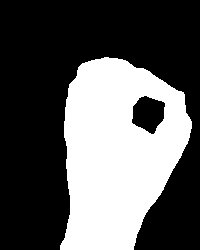
#> input picture gesture/test/0/0-1.jpg, 200 x 250 px, given in place of the camera
$ jupyter execute --allow-errors 'Real_Time _Sign_language_Detection.ipynb'   (text cells are left out)
#> lines starting #> are read from the running program, lines starting #| are printed output that depends on the picture; after the words box and inside, x2 and y2 are one past the last pixel; in counts of white or black regions, pixels touching at a corner belong together
[cell 1]
import cv2
import tensorflow as tf
from keras.src.legacy.preprocessing.image import ImageDataGenerator
import numpy as np
import matplotlib.pyplot as plt

from keras.models import Sequential
from keras.layers import Dense, Dropout, Conv2D, MaxPool2D, Flatten
from tensorflow.keras.optimizers import Adam, SGD

from keras.callbacks import ReduceLROnPlateau, EarlyStopping

[cell 2]
def segmentation(frame, threshold=30):
    global background

    difference = cv2.absdiff(background.astype("uint8"), frame)

    _ , processed_frame = cv2.threshold(difference, threshold, 255, cv2.THRESH_BINARY)
    contours, _ = cv2.findContours(processed_frame,cv2.RETR_EXTERNAL, cv2.CHAIN_APPROX_SIMPLE)
    if len(contours) == 0:
        return None
    else:
        contour = max(contours, key = cv2.contourArea)

    return (processed_frame, contour)

[cell 3]
cam = cv2.VideoCapture(0)

#roi => regin of interest
top=50
bottom=300
right =50
left =250

background = None
count = 0
#Create Dataset
digit = 0
sample_num = 0

while True :
    value, frame = cam.read()
#> frame is the input picture: shape (250, 200, 3); min 0, max 255, mean 90.5
    frameCopy = frame.copy()
    frameCopy = cv2.flip(frame,1)
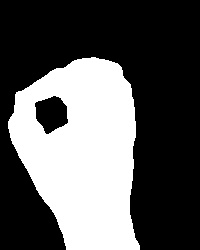
#> frameCopy: shape (250, 200, 3); min 0, max 255, mean 90.5
    roi = frameCopy[top:bottom, right:left]
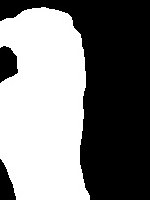
#> roi: shape (200, 150, 3); min 0, max 255, mean 123.9
    roi_gray = cv2.cvtColor(roi, cv2.COLOR_BGR2GRAY)
    roi_gray = cv2.GaussianBlur(roi_gray,(9,9),0)
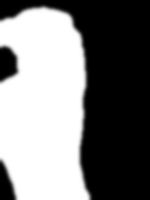
#> roi_gray: shape (200, 150); min 0, max 255, mean 123.9

    if background is None:
        background = roi_gray.copy().astype("float")


    cv2.rectangle(frameCopy, (left,top), (right,bottom),(0,0,255),3)
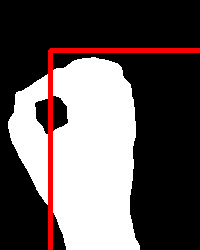
#> frameCopy: shape (250, 200, 3); 3.48% of pixels changed, all inside (x1, y1, x2, y2) = (48, 48, 200, 250)


    if count < 30 :
        cv2.accumulateWeighted(roi_gray,background,0.5)
        cv2.putText(frameCopy, "Loading...",(280,200),cv2.FONT_HERSHEY_SCRIPT_SIMPLEX,1.5,(255,255,255),3)

    collection  = segmentation(roi_gray)
#> in segmentation, `difference = cv2.absdiff(background.astype("uint8"), frame)`: difference: shape (200, 150); every value is 0
#> in segmentation, `contours, _ = cv2.findContours(processed_frame,cv2.RETR_EXTERNAL, cv2...`: contours = []
    k = cv2.waitKey(1)
#> (key Esc is pressed here)
    if collection is not None:
         roi_processed, contour = collection
         cv2.drawContours(frameCopy,[contour+(right,top)],-1,(0,255,0),3)
         if k == ord(" "):
             cv2.putText(frameCopy, str(sample_num)+ " Gesture( "+str(digit)+" )",(70,45),cv2.FONT_HERSHEY_SCRIPT_SIMPLEX,1,(255,255,255),2)
             cv2.imwrite("C:/Users/ASUS/Desktop/Real_time_Sign_Language_Detection/gesture/train/"+str(digit)+"/"+str(digit)+"-"+str(sample_num)+".jpg",roi_processed)

             sample_num+=1


         cv2.imshow("Segmention", roi_processed)

    cv2.putText(frameCopy, " Gesture( "+str(digit)+" )",(55,350),cv2.FONT_HERSHEY_SCRIPT_SIMPLEX,1,(255,255,255),2)
    cv2.imshow("camera",frameCopy)
    count+=1
    k = cv2.waitKey(1)
#> (key Esc is pressed here)
    if k == 13:
        break
    elif k == 9:
        digit = (digit+1) % 11
        sample_num = 0

cv2.destroyAllWindows()
cam.release()

$ run again, on gesture/test/0/0-10.jpg
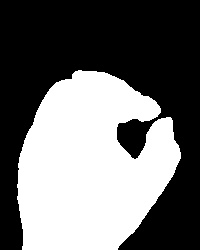
#> input picture gesture/test/0/0-10.jpg, 200 x 250 px, given in place of the camera
#> frame is the input picture: shape (250, 200, 3); min 0, max 255, mean 109.9
#> `roi_gray = cv2.GaussianBlur(roi_gray,(9,9),0)`:
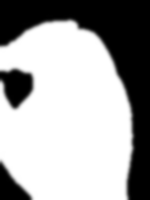
#> roi_gray: shape (200, 150); min 0, max 255, mean 165.8
#> `cv2.rectangle(frameCopy, (left,top), (right,bottom),(0,0,255),3)`:
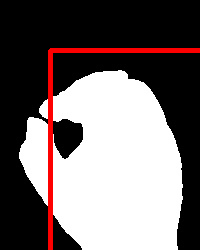
#> frameCopy: shape (250, 200, 3); mean B, G, R 107.3, 107.3, 116.1
#> difference: shape (200, 150); every value is 0
#> contours = []
